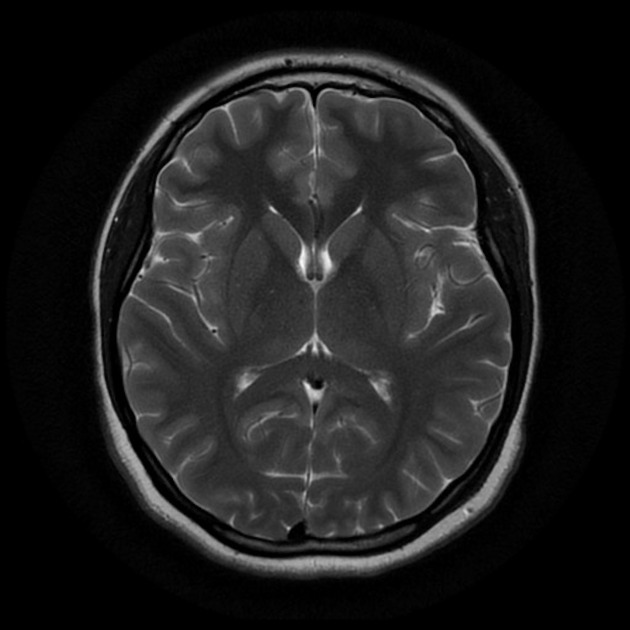
#> input picture dataset/no/1 no.jpeg, 630 x 630 px
$ python -i utils.py   (imports and definitions only)
#> lines starting #> are read from the running program, lines starting #| are printed output that depends on the picture; after the words box and inside, x2 and y2 are one past the last pixel; in counts of white or black regions, pixels touching at a corner belong together
#> further down, picture is the input picture: shape (630, 630); min 0, max 248, mean 29.7
import copy
import os

import cv2 as cv
import numpy as np
import pandas as pd
from PIL import Image
from sklearn.metrics import mean_squared_error as mse

import svmModel

dataset_folder = './dataset/'
stage = './static/inference/stages/'
stage_1 = './static/inference/stages/1.jpg'
stage_2 = './static/inference/stages/2.jpg'
stage_3 = './static/inference/stages/3.jpg'
stage_4 = './static/inference/stages/4.jpg'
stage_5 = './static/inference/stages/5.jpg'


# loading up the data
# [24 lines left out: functions get_images_from_path, load_data, split, not called in this run]


def load_image(file: str):
    return np.array(Image.open(file, 'r').resize((224, 224)).convert('L')).astype('uint8')


# [5 lines left out: function load_images, not called in this run]


def denoise(image):
    blur = cv.GaussianBlur(image, (7, 7), 0)
    thresh = cv.threshold(blur, 0, 255, cv.THRESH_BINARY_INV + cv.THRESH_OTSU)[1]
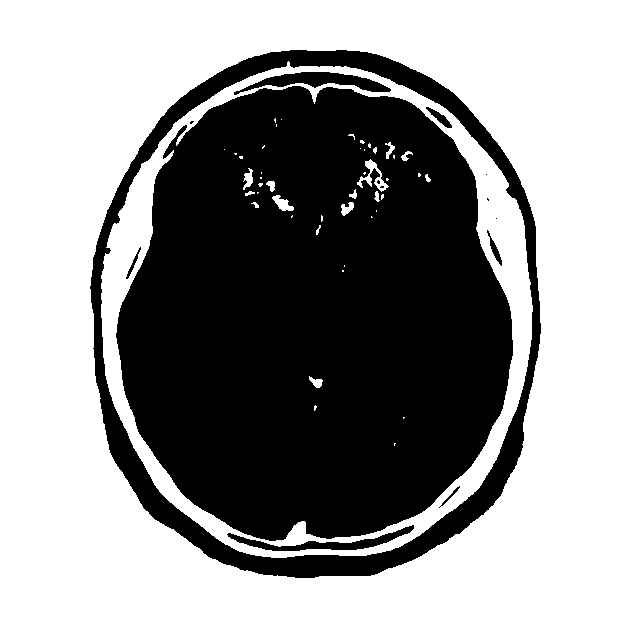
#> thresh: shape (630, 630); 58% white; 14 black regions (6 under 20 px)

    # Filter using contour area and remove small noise
    cnts = cv.findContours(thresh, cv.RETR_TREE, cv.CHAIN_APPROX_SIMPLE)
#> cnts = 63 contours, 43 with area under 20; largest, box (x1, y1, x2, y2) and area: (0, 0, 630, 630) 395641, (89, 49, 542, 579) 194618, (101, 61, 533, 558) 169830, (115, 85, 514, 542) 142202, (233, 71, 392, 96) 1614
    cnts = cnts[0] if len(cnts) == 2 else cnts[1]
    for c in cnts:
        area = cv.contourArea(c)
        if area < 5500:
            cv.drawContours(thresh, [c], -1, (0, 0, 0), -1)
#> this loop made 63 passes
#> area on passes 2, 3, 4, 7, 8, 9, 14, 15, 19, 27, 29, 32: 194617.5, 169830, 1434, 79, 121.5, 180, 204.5, 142202.5, 73, 86.5, 152, 27
#> (c, area) on pass 1: ([[0, 0], [0, 629], [629, 629], [629, 0]], 395641)
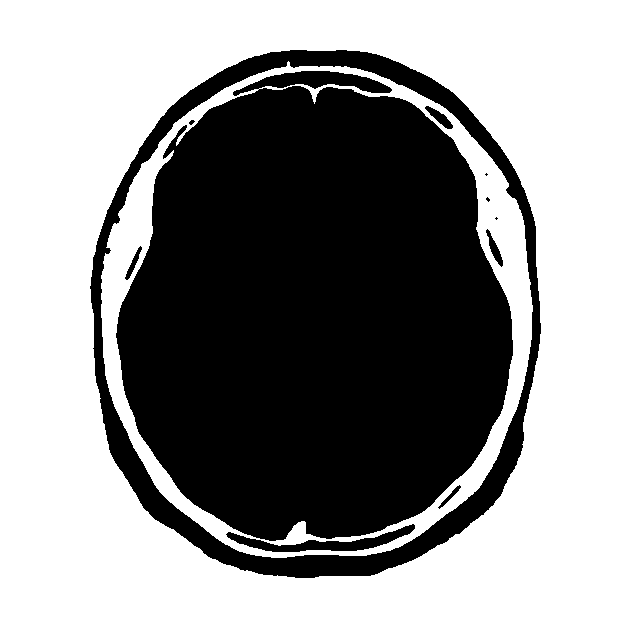
#> thresh: shape (630, 630); 57.4% white; 11 black regions (4 under 20 px), largest, box (x1, y1, x2, y2) and area: (116, 71, 513, 541) 143305, (90, 50, 541, 578) 23378, (226, 524, 415, 552) 1625

    # Morph close and invert image
    kernel = cv.getStructuringElement(cv.MORPH_RECT, (5, 5))
#> kernel = [[1, 1, 1, 1, 1], [1, 1, 1, 1, 1], [1, 1, 1, 1, 1], [1, 1, 1, 1, 1], [1, 1, 1, 1, 1]]
    return 255 - cv.morphologyEx(thresh, cv.MORPH_CLOSE, kernel, iterations=2)
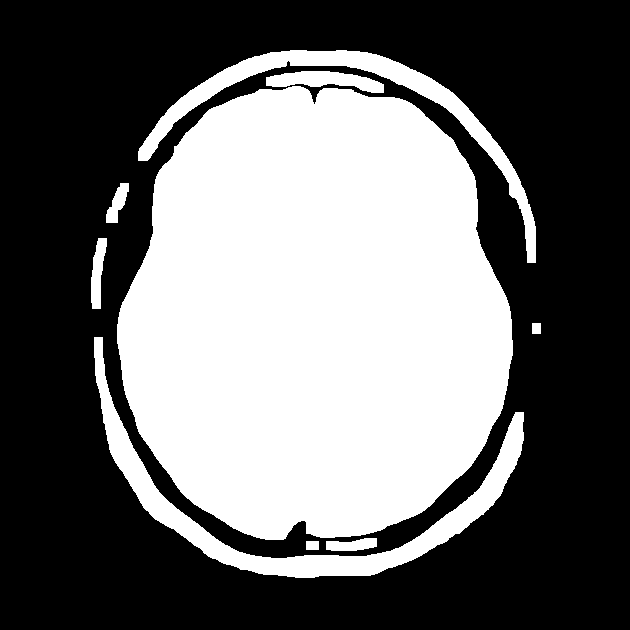
#> returned value: shape (630, 630); 41.6% white; 9 white regions, largest, box (x1, y1, x2, y2) and area: (117, 86, 513, 540) 141320, (94, 337, 524, 578) 11874, (138, 50, 536, 263) 8310


def contrast_stretch(image):
    return cv.normalize(image, None, 0, 255, cv.NORM_MINMAX)


# [65 lines left out: functions skull_strip, preprocess, threshold, predict, not called in this run]

>>> import cv2
>>> picture = cv2.imread('dataset/no/1 no.jpeg', cv2.IMREAD_GRAYSCALE)
>>> result = denoise(picture)
